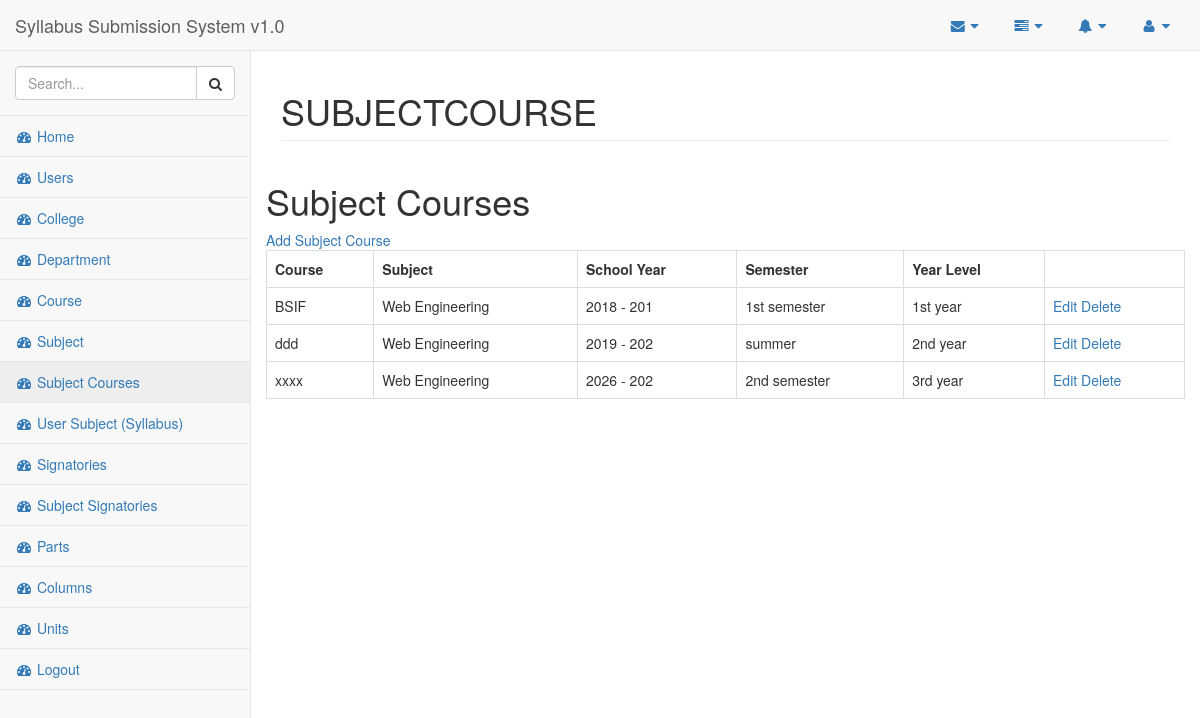
The page /?page=subjectcourse (signed in) on the database its author committed.
### tables this page shows
CREATE TABLE `subjectcourse` (
  `subjectcourse_id` bigint(20) NOT NULL,
  `school_year` varchar(10) NOT NULL,
  `subject_id` bigint(20) DEFAULT NULL,
  `course_id` bigint(20) DEFAULT NULL,
  `semester` varchar(25) NOT NULL,
  `year_level` varchar(40) NOT NULL
);

CREATE TABLE `course` (
  `course_id` bigint(20) NOT NULL,
  `dept_id` bigint(20) DEFAULT NULL,
  `course_name` varchar(50) NOT NULL,
  `course_description` varchar(50) NOT NULL
);

CREATE TABLE `subject` (
  `subject_id` bigint(20) NOT NULL,
  `subject_name` varchar(50) NOT NULL,
  `subject_code` varchar(50) NOT NULL,
  `subject_description` varchar(50) NOT NULL
);

### pages/subjectcourse.php (the view, shortened to what this page needs)
<h1>Subject Courses</h1>
<?php
$subjectcourses = $DB->query( "SELECT * FROM subjectcourse AS sc LEFT JOIN course AS c ON c.course_id = sc.course_id LEFT JOIN subject AS s ON s.subject_id = sc.subject_id" );
?>
<link><a href="<?php echo SITE_URL ?>/?page=add-new-subject-course">Add Subject Course </a></button>
<table class="table table-bordered">
<tr>
	<th>Course</th>
	<th>Subject</th>
	<th>School Year</th>
	<th>Semester</th>
	<th>Year Level</th>
	<th></th>
</tr>
<?php if( $subjectcourses->num_rows ) { ?>
<?php while( $subjectcourse = $subjectcourses->fetch_object() ) { ?>
<tr>
	<td><?php echo $subjectcourse->course_name ?></td>
	<td><?php echo $subjectcourse->subject_name ?></td>
	<td><?php echo $subjectcourse->school_year ?></td>
	<td><?php echo $subjectcourse->semester ?></td>
	<td><?php echo $subjectcourse->year_level ?></td>
	<td>
		<a href="<?php echo SITE_URL ?>/?page=edit_subjectcourse&subjectcourse_id=<?php echo $subjectcourse->subjectcourse_id ?>">Edit</a>
		<a href="<?php echo SITE_URL ?>/?action=delete_subjectcourse&subjectcourse_id=<?php echo $subjectcourse->subjectcourse_id ?>" onclick="return confirm('Are you sure you want to delete this subjectcourse?');">Delete</a>
	</td>
</tr>
<?php } ?>
<?php } else { ?>
<tr>
<td colspan="6">No current record.</td>
</tr>
<?php } ?>
</table>

### rows shown on the page
subjectcourse: course.course_name "BSIF", subject.subject_name "Web Engineering", school_year "2018 - 201", semester "1st semester", year_level "1st year"
subjectcourse: course.course_name "ddd", subject.subject_name "Web Engineering", school_year "2019 - 202", semester "summer", year_level "2nd year"
subjectcourse: course.course_name "xxxx", subject.subject_name "Web Engineering", school_year "2026 - 202", semester "2nd semester", year_level "3rd year"
